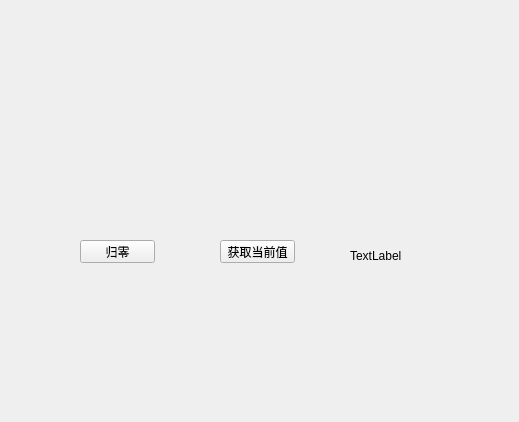
<?xml version="1.0" encoding="UTF-8"?>
<ui version="4.0">
 <class>TestMainWidget</class>
 <widget class="QWidget" name="TestMainWidget">
  <property name="geometry">
   <rect>
    <x>0</x>
    <y>0</y>
    <width>519</width>
    <height>422</height>
   </rect>
  </property>
  <property name="windowTitle">
   <string>TestMainWidget</string>
  </property>
  <widget class="MyWidget" name="myWidget" native="true">
   <property name="geometry">
    <rect>
     <x>70</x>
     <y>80</y>
     <width>291</width>
     <height>41</height>
    </rect>
   </property>
  </widget>
  <widget class="QPushButton" name="pushButton">
   <property name="geometry">
    <rect>
     <x>80</x>
     <y>240</y>
     <width>75</width>
     <height>23</height>
    </rect>
   </property>
   <property name="text">
    <string>归零</string>
   </property>
  </widget>
  <widget class="QPushButton" name="pushButton_2">
   <property name="geometry">
    <rect>
     <x>220</x>
     <y>240</y>
     <width>75</width>
     <height>23</height>
    </rect>
   </property>
   <property name="text">
    <string>获取当前值</string>
   </property>
  </widget>
  <widget class="QLabel" name="label">
   <property name="geometry">
    <rect>
     <x>350</x>
     <y>250</y>
     <width>54</width>
     <height>12</height>
    </rect>
   </property>
   <property name="text">
    <string>TextLabel</string>
   </property>
  </widget>
 </widget>
 <layoutdefault spacing="6" margin="11"/>
 <customwidgets>
  <customwidget>
   <class>MyWidget</class>
   <extends>QWidget</extends>
   <header>mywidget.h</header>
   <container>1</container>
  </customwidget>
 </customwidgets>
 <resources/>
 <connections/>
</ui>
